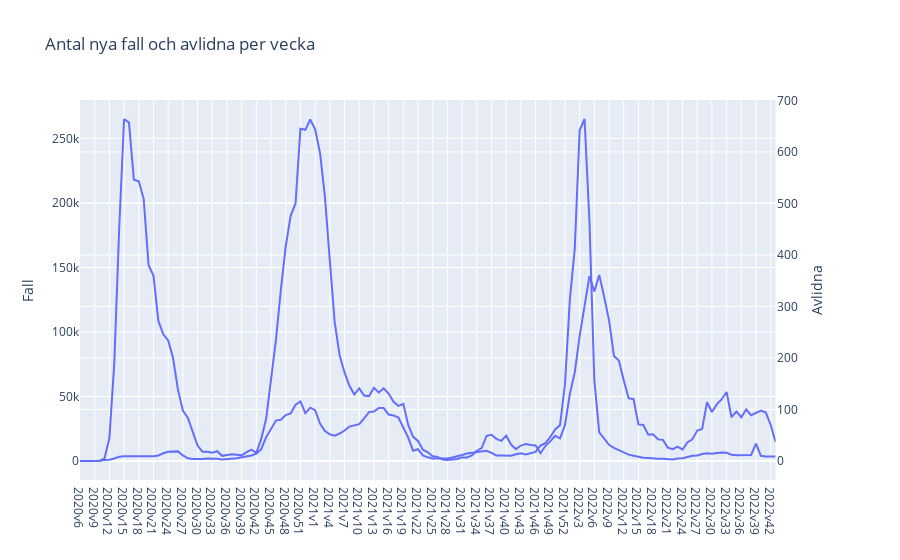

Write notebook code for a chart like this one.
### Code cell
# e)
from plotly.subplots import make_subplots

subfig = make_subplots(specs=[[{'secondary_y': True}]])

fig = px.line(
    covid19_veckodata_Riket,
    x='Vecka',
    y='Antal_fall_vecka',
    title='Antal fall per vecka'
)

fig2 = px.line(
    covid19_veckodata_Riket,
    x='Vecka',
    y='Antal_avlidna_vecka',
    title='Antal fall per vecka'
)

subfig.layout.yaxis.title = 'Fall'
subfig.layout.yaxis2.title = 'Avlidna'
subfig.layout.title = 'Antal nya fall och avlidna per vecka'

fig2.update_traces(yaxis='y2')

subfig.add_traces(fig.data + fig2.data)
fig.update_xaxes(title_text='xaxis title')


subfig.show()

fig.write_html("Visualiseringar/avlidna_fall_per_vecka_och_nya_fall_per_vecka.html")

### Figure 1 — Plotly figure (JSON) as saved in the notebook; plotly's stock layout.template omitted (floating-point values rounded to 4 significant figures; data arrays with more than 128 entries replaced by an {"elided": "..."} marker saying what was removed)
{"data": [{"hovertemplate": "Vecka=%{x}<br>Antal_fall_vecka=%{y}<extra></extra>", "legendgroup": "", "line": {"color": "#636efa", "dash": "solid"}, "marker": {"symbol": "circle"}, "mode": "lines", "name": "", "orientation": "v", "showlegend": false, "type": "scatter", "x": {"elided": "143 str values"}, "xaxis": "x", "y": {"elided": "143 int values"}, "yaxis": "y"}, {"hovertemplate": "Vecka=%{x}<br>Antal_avlidna_vecka=%{y}<extra></extra>", "legendgroup": "", "line": {"color": "#636efa", "dash": "solid"}, "marker": {"symbol": "circle"}, "mode": "lines", "name": "", "orientation": "v", "showlegend": false, "type": "scatter", "x": {"elided": "143 str values"}, "xaxis": "x", "y": {"elided": "143 int values"}, "yaxis": "y2"}], "layout": {"title": {"text": "Antal nya fall och avlidna per vecka"}, "xaxis": {"anchor": "y", "domain": [0, 0.94]}, "yaxis": {"anchor": "x", "domain": [0, 1], "title": {"text": "Fall"}}, "yaxis2": {"anchor": "x", "overlaying": "y", "side": "right", "title": {"text": "Avlidna"}}}}
